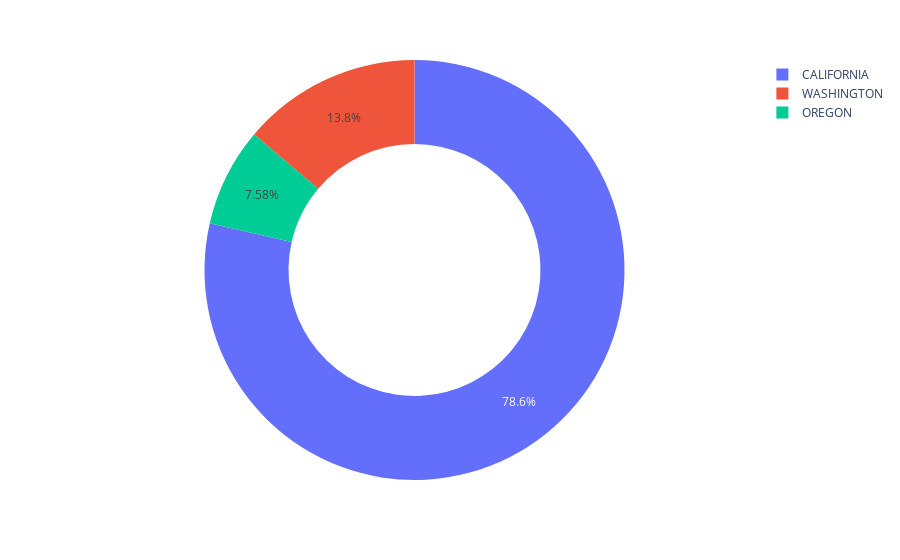

Write notebook code for a chart like this one.
### Code cell
px.pie(
    education.query("YEAR == 2017 and STATE in ['CALIFORNIA','OREGON','WASHINGTON']"),
    values="GRADES_ALL_G",
    names="STATE",
    hole=.6,
    #category_orders={"STATE": [ "CALIFORNIA", "WASHINGTON", "OREGON" ] }
    
)

### Figure 1 — Plotly figure (JSON) as saved in the notebook; plotly's stock layout.template omitted (floating-point values rounded to 4 significant figures)
{"data": [{"domain": {"x": [0, 1], "y": [0, 1]}, "hole": 0.6, "hovertemplate": "STATE=%{label}<br>GRADES_ALL_G=%{value}<extra></extra>", "labels": ["CALIFORNIA", "OREGON", "WASHINGTON"], "legendgroup": "", "name": "", "showlegend": true, "type": "pie", "values": [6304000.0, 608000.0, 1110000.0]}], "layout": {"legend": {"tracegroupgap": 0}, "margin": {"t": 60}}}
